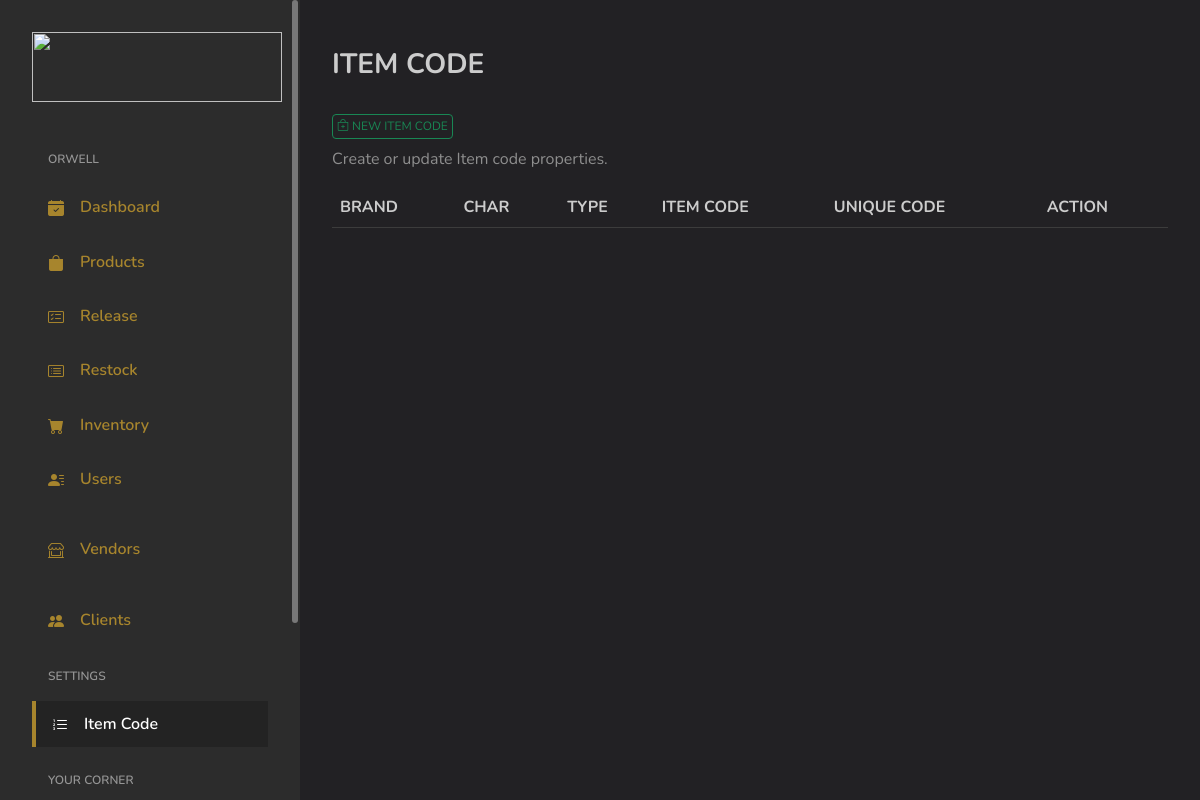
The app's page /admin/settings_itemcodepage, older data.
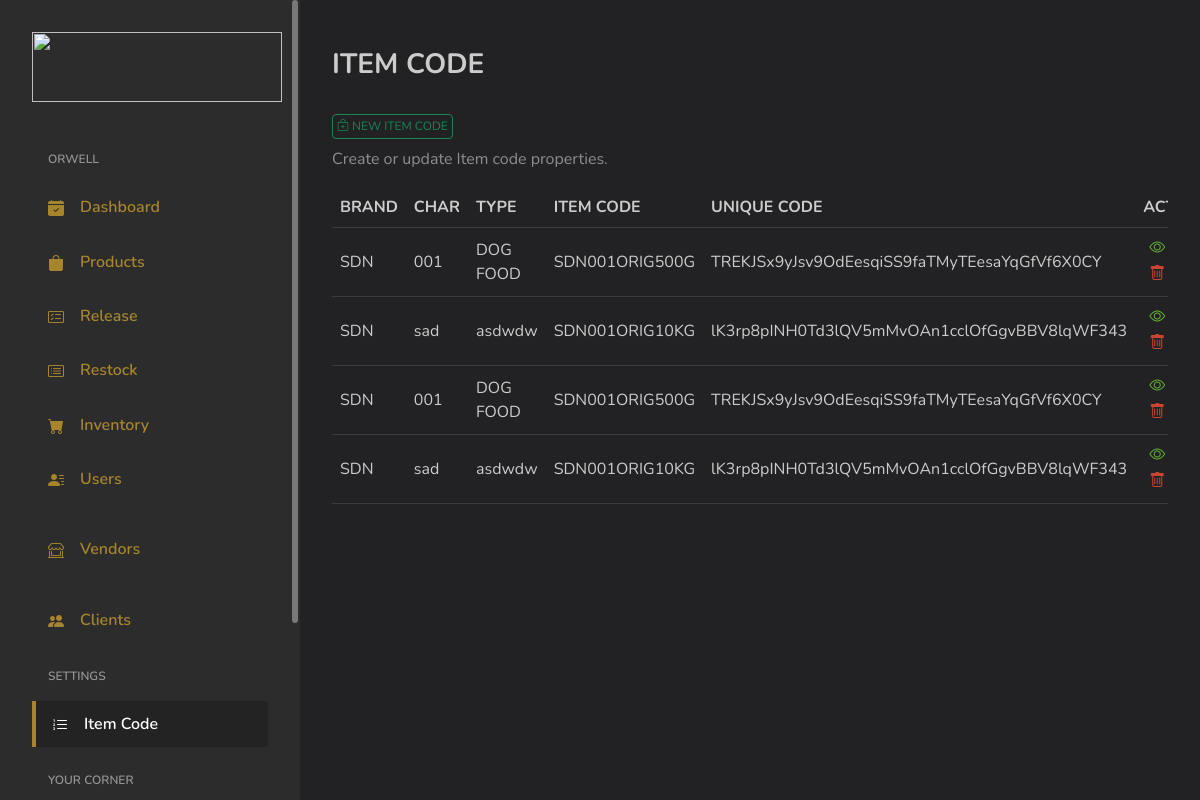
The same page, newer data.
### tables this page shows
CREATE TABLE `tb_itemcode` (
  `uniqueID` varchar(255) DEFAULT NULL,
  `Brand_Top` varchar(255) DEFAULT NULL,
  `Cat_Char` varchar(255) DEFAULT NULL,
  `Prod_Type` varchar(255) DEFAULT NULL,
  `Brand_Bot` varchar(255) DEFAULT NULL,
  `Prod_Line` varchar(255) DEFAULT NULL,
  `New_Type` varchar(255) DEFAULT NULL,
  `Prod_Variant` varchar(255) DEFAULT NULL,
  `Prod_Size` varchar(255) DEFAULT NULL,
  `ItemCode` varchar(255) DEFAULT NULL,
  `TimeStamp` varchar(255) DEFAULT NULL
);

### application/controllers/Admin.php (called while the page is built, shortened)
<?php
class Admin extends MY_Controller {
	public $globalData = [];
	public function __construct()
	{
		$this->load->model('Model_Selects');
		$this->load->model('Model_Security');
		$this->load->model('Model_Inserts');
		$this->load->model('Model_Logbook');
	}
	public function view_settings_itemcode()
	{
		$data = [];
		$data = array_merge($data, $this->globalData);
		$header['pageTitle'] = 'Item Code Settings';
		$data['globalHeader'] = $this->load->view('main/globals/header', $header);
		$data['AllItem_Code'] = $this->Model_Selects->AllItem_Code();
		$this->load->view('admin/settings_itemcode', $data);
	}
}

### index.php (called while the page is built, shortened)
<?php
require_once BASEPATH.'core/CodeIgniter.php';

### application/models/Model_Selects.php (called while the page is built, shortened)
<?php
class Model_Selects extends CI_Model {
	public function AllItem_Code()
	{
		$this->db->select('*');
		$result = $this->db->get('tb_itemcode');
		return $result;
	}
}

### application/views/admin/settings_itemcode.php (the view, shortened to what this page needs)
<link rel="stylesheet" type="text/css" href="https://cdn.datatables.net/1.11.3/css/dataTables.bootstrap4.min.css"/>
</head>
<body>
<div id="app">
	<div id="main">
		<div class="page-heading">
			<div class="page-title">
				<div class="row">
					<div class="col-12 col-md-12">
						<h3>ITEM CODE</h3>
					</div>
					<div class="col-12 col-md-12 pt-4 pb-2">
						<button type="button" class="newitemcode-btn btn btn-sm-success" style="font-size: 12px;"><i class="bi bi-bag-plus"></i> NEW ITEM CODE</button>
					</div>
					<p class="text-subtitle text-muted">Create or update Item code properties.</p>
				</div>
			</div>
			<section class="section">
				<div class="table-responsive">
					<table id="itemcodess" class="table">
						<thead>
							<tr>
								<th>
									BRAND
								</th>
								<th>
									CHAR
								</th>
								<th>
									TYPE
								</th>
								<th>
									ITEM CODE
								</th>
								<th>
									UNIQUE CODE
								</th>
								<th>
									ACTION
								</th>
							</tr>
						</thead>
						<tbody>
							<?php foreach ($AllItem_Code->result_array() as $row): ?>
								<tr scope="row">
									<td>
										<?php print $row['Brand_Top']; ?>
									</td>
									<td>
										<?php print $row['Cat_Char']; ?>
									</td>
									<td>
										<?php print $row['Prod_Type']; ?>
									</td>
									<td>
										<?php print $row['ItemCode']; ?>
									</td>
									<td>
										<?php print $row['uniqueID']; ?>
									</td>
									<td width="100">
										<a style="margin-left: 6px; color: #61B330;" href="#"><i class="bi bi-eye"></i></a>
										<a style="margin-left: 6px; color: #C84534 ;" href="<?=base_url()?>admin/remove_thisicode?uid=<?php print $row['uniqueID']; ?>"><i class="bi bi-trash"></i></a>
									</td>
								</tr>
							<?php endforeach ?>
						</tbody>
					</table>
				</div>
			</section>
		</div>
	</div>
</div>
</body>
</html>

Row changes from the older to the newer data that the page shows:
added tb_itemcode: Brand_Top "SDN", Cat_Char "001", Prod_Type "DOG FOOD", ItemCode "SDN001ORIG500G", uniqueID "TREKJSx9yJsv9OdEesqiSS9faTMyTEesaYqGfVf6X0CY"
added tb_itemcode: Brand_Top "SDN", Cat_Char "sad", Prod_Type "asdwdw", ItemCode "SDN001ORIG10KG", uniqueID "lK3rp8pINH0Td3lQV5mMvOAn1cclOfGgvBBV8lqWF343"
added tb_itemcode: Brand_Top "SDN", Cat_Char "001", Prod_Type "DOG FOOD", ItemCode "SDN001ORIG500G", uniqueID "TREKJSx9yJsv9OdEesqiSS9faTMyTEesaYqGfVf6X0CY"
added tb_itemcode: Brand_Top "SDN", Cat_Char "sad", Prod_Type "asdwdw", ItemCode "SDN001ORIG10KG", uniqueID "lK3rp8pINH0Td3lQV5mMvOAn1cclOfGgvBBV8lqWF343"
